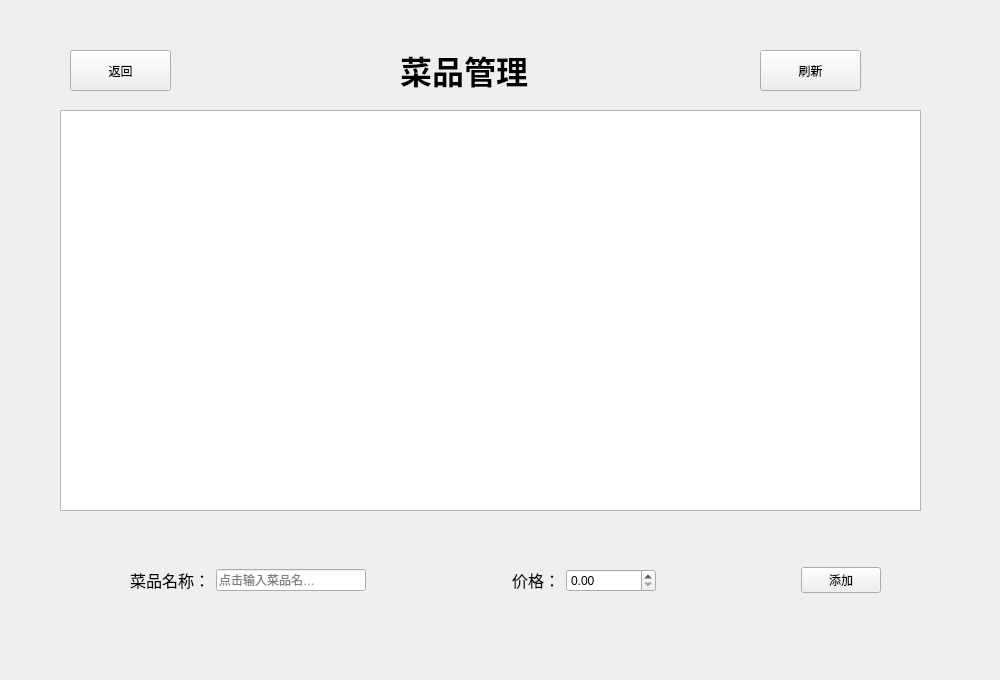
<?xml version="1.0" encoding="UTF-8"?>
<ui version="4.0">
 <class>sever_goods</class>
 <widget class="QWidget" name="sever_goods">
  <property name="geometry">
   <rect>
    <x>0</x>
    <y>0</y>
    <width>1000</width>
    <height>680</height>
   </rect>
  </property>
  <property name="windowTitle">
   <string>Form</string>
  </property>
  <widget class="QLabel" name="label">
   <property name="geometry">
    <rect>
     <x>400</x>
     <y>20</y>
     <width>201</width>
     <height>101</height>
    </rect>
   </property>
   <property name="text">
    <string>&lt;html&gt;&lt;head/&gt;&lt;body&gt;&lt;p&gt;&lt;span style=&quot; font-size:24pt; font-weight:700;&quot;&gt;菜品管理&lt;/span&gt;&lt;/p&gt;&lt;/body&gt;&lt;/html&gt;</string>
   </property>
  </widget>
  <widget class="QTableWidget" name="foodstable">
   <property name="geometry">
    <rect>
     <x>60</x>
     <y>110</y>
     <width>861</width>
     <height>401</height>
    </rect>
   </property>
  </widget>
  <widget class="QPushButton" name="refresh">
   <property name="geometry">
    <rect>
     <x>760</x>
     <y>50</y>
     <width>101</width>
     <height>41</height>
    </rect>
   </property>
   <property name="text">
    <string>刷新</string>
   </property>
  </widget>
  <widget class="QPushButton" name="back">
   <property name="geometry">
    <rect>
     <x>70</x>
     <y>50</y>
     <width>101</width>
     <height>41</height>
    </rect>
   </property>
   <property name="text">
    <string>返回</string>
   </property>
  </widget>
  <widget class="QWidget" name="layoutWidget">
   <property name="geometry">
    <rect>
     <x>130</x>
     <y>530</y>
     <width>751</width>
     <height>101</height>
    </rect>
   </property>
   <layout class="QHBoxLayout" name="horizontalLayout">
    <item>
     <widget class="QLabel" name="label_2">
      <property name="text">
       <string>&lt;html&gt;&lt;head/&gt;&lt;body&gt;&lt;p&gt;&lt;span style=&quot; font-size:12pt;&quot;&gt;菜品名称：&lt;/span&gt;&lt;/p&gt;&lt;/body&gt;&lt;/html&gt;</string>
      </property>
     </widget>
    </item>
    <item>
     <widget class="QLineEdit" name="nameline">
      <property name="minimumSize">
       <size>
        <width>150</width>
        <height>0</height>
       </size>
      </property>
      <property name="maximumSize">
       <size>
        <width>150</width>
        <height>16777215</height>
       </size>
      </property>
      <property name="placeholderText">
       <string>点击输入菜品名…</string>
      </property>
     </widget>
    </item>
    <item>
     <spacer name="horizontalSpacer">
      <property name="orientation">
       <enum>Qt::Horizontal</enum>
      </property>
      <property name="sizeHint" stdset="0">
       <size>
        <width>40</width>
        <height>20</height>
       </size>
      </property>
     </spacer>
    </item>
    <item>
     <widget class="QLabel" name="label_4">
      <property name="text">
       <string>&lt;html&gt;&lt;head/&gt;&lt;body&gt;&lt;p&gt;&lt;span style=&quot; font-size:12pt;&quot;&gt;价格：&lt;/span&gt;&lt;/p&gt;&lt;/body&gt;&lt;/html&gt;</string>
      </property>
     </widget>
    </item>
    <item>
     <widget class="QDoubleSpinBox" name="pricebox">
      <property name="minimumSize">
       <size>
        <width>90</width>
        <height>0</height>
       </size>
      </property>
      <property name="maximumSize">
       <size>
        <width>90</width>
        <height>16777215</height>
       </size>
      </property>
     </widget>
    </item>
    <item>
     <spacer name="horizontalSpacer_3">
      <property name="orientation">
       <enum>Qt::Horizontal</enum>
      </property>
      <property name="sizeHint" stdset="0">
       <size>
        <width>40</width>
        <height>20</height>
       </size>
      </property>
     </spacer>
    </item>
    <item>
     <widget class="QPushButton" name="add">
      <property name="text">
       <string>添加</string>
      </property>
     </widget>
    </item>
   </layout>
  </widget>
 </widget>
 <resources/>
 <connections/>
</ui>
